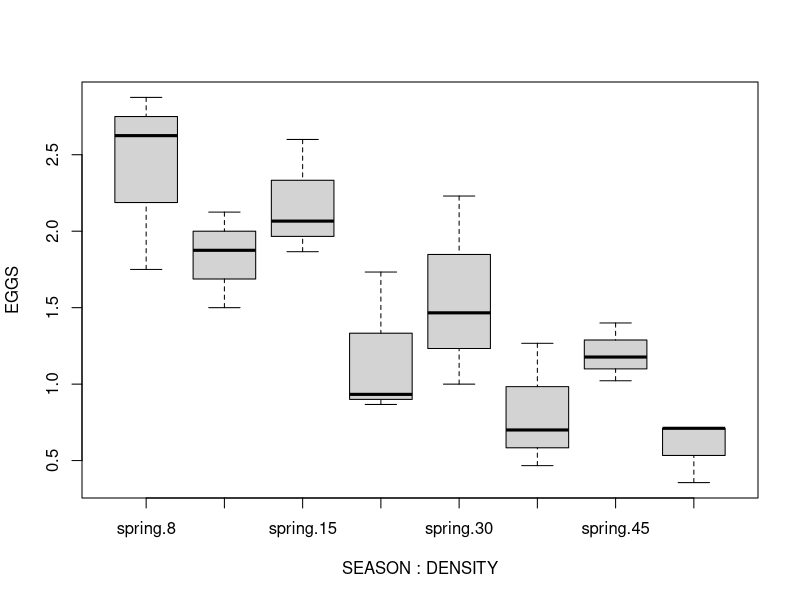

This chart was generated by the following R code:
## ---- chunk 1
knitr::opts_chunk$set(
	echo = TRUE,
	message = FALSE,
	warning = FALSE
)
## ---- chunk 2
#Let's load the data file
data<-read.table("data/05-infest.txt", header = T)
attach(data)

data$valley <- factor(data$valley, ordered=T)
data$site <-factor(data$site, ordered=T)
## ---- chunk 3
data
## ---- chunk 4
replications(~ valley * site, data)

aov.infest <- aov(infestation ~ valley/site)
## ---- chunk 5
summary(aov.infest)
## ---- chunk 6
TukeyHSD(aov.infest)
## ---- chunk 7
dataf<-read.csv("data/05-quinn.csv", header = TRUE, sep = ",")
attach(dataf)
## ---- chunk 8
aov.season<-aov(EGGS~SEASON, data = dataf)
summary(aov.season)
## ---- chunk 9
aov.dens<-aov(EGGS~DENSITY, data = dataf)
summary(aov.dens)
## ---- chunk 10
aov.2w<-aov(EGGS~SEASON+DENSITY, data = dataf)
summary(aov.2w)
## ---- chunk 11
aov.int<-aov(EGGS~SEASON*DENSITY, data = dataf)
summary(aov.int)
## ---- chunk 12
aov.intonly<-aov(EGGS~SEASON:DENSITY, data = dataf)
summary(aov.intonly)
## ---- chunk 13
boxplot(EGGS~SEASON:DENSITY, data = dataf)
## ---- chunk 14
sessionInfo()
